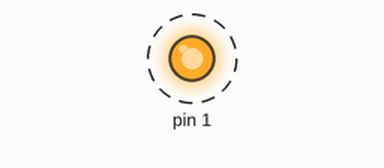
This sketch was run on a simulated Arduino Uno, built with avr-gcc and run on an emulated ATmega328P. On the bench: output pins drawn as LEDs (lit = HIGH). Dashed ring = blinking.

Above: at 0.15 s.
Timing chart, 0 to 3.0 s (numbered marks = the images above):
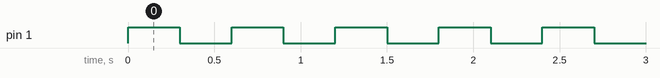

Measured:
- by itself, pin 1: alternates HIGH for 0.30 s and LOW for 0.30 s

The sketch:

Sample_LED_testing.ino
```cpp
void setup() {
  // Setup pin 1 which is connected to Sample LED as Output
  pinMode(1,OUTPUT);
}

void loop() {
  // Infinite Blinking..reduce delay for faster blinking and vice versa
  digitalWrite(1,HIGH);
  delay(300);
  digitalWrite(1,LOW);
  delay(300);
}
```
